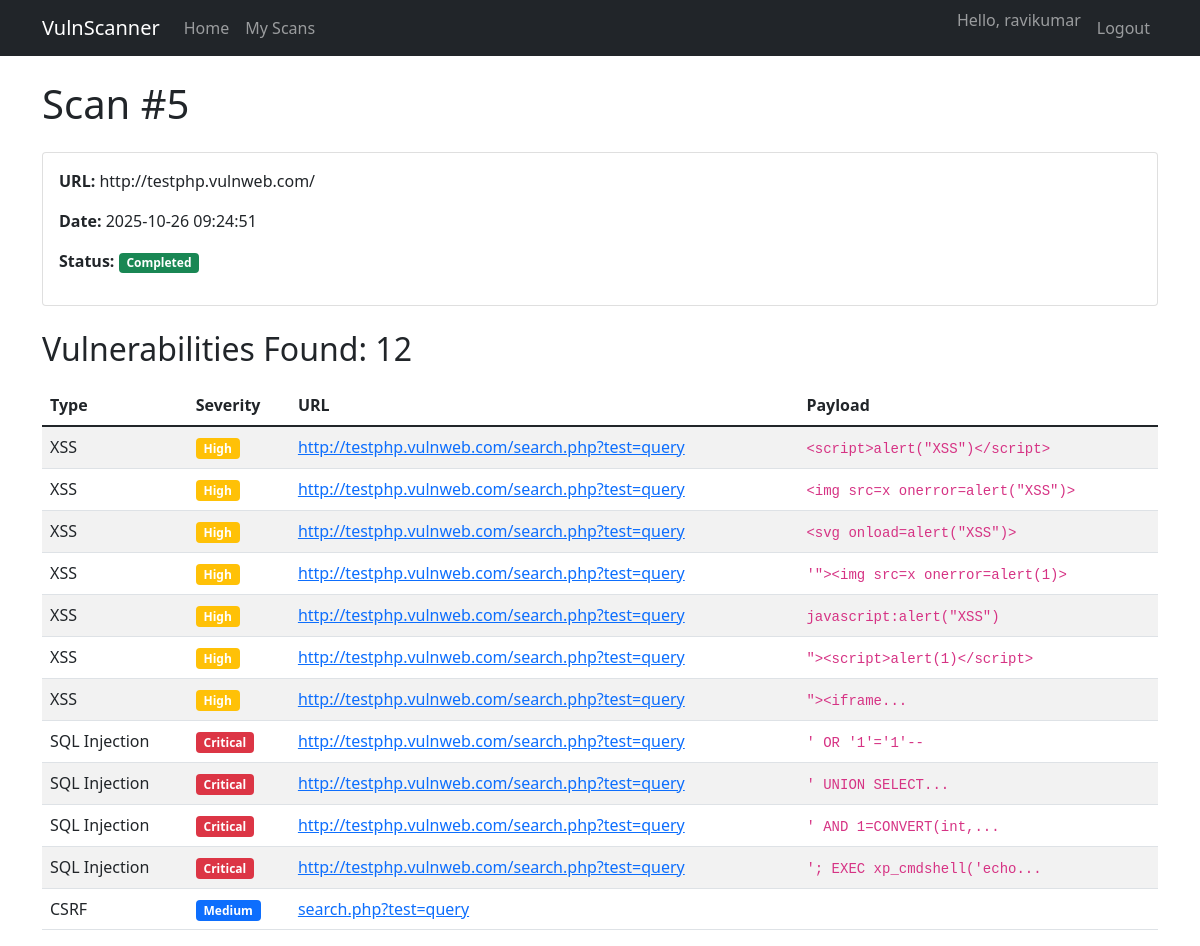
The page /scan/5 (signed in) on the database its author committed.
### app/models.py (models this page shows)
class User(db.Model, UserMixin):
    id = db.Column(db.Integer, primary_key=True)
    username = db.Column(db.String(64), unique=True, nullable=False)
    password = db.Column(db.String(128), nullable=False)
    scans = db.relationship('Scan', backref='user', lazy=True)

class Scan(db.Model):
    id = db.Column(db.Integer, primary_key=True)
    target_url = db.Column(db.String(500), nullable=False)
    date = db.Column(db.DateTime, nullable=False, default=datetime.utcnow)
    user_id = db.Column(db.Integer, db.ForeignKey('user.id'), nullable=False)
    status = db.Column(db.String(20), default='Pending')  # Pending, Running, Completed, Failed
    vulnerabilities = db.relationship('Vulnerability', backref='scan', lazy=True)

class Vulnerability(db.Model):
    id = db.Column(db.Integer, primary_key=True)
    type = db.Column(db.String(50), nullable=False)
    url = db.Column(db.String(500), nullable=False)
    payload = db.Column(db.String(500))
    severity = db.Column(db.String(20), nullable=False)
    scan_id = db.Column(db.Integer, db.ForeignKey('scan.id'), nullable=False)

### app/views.py (the view)
@main.route('/scan/<int:scan_id>')
@login_required
def scan_detail(scan_id):
    scan = Scan.query.get_or_404(scan_id)
    if scan.user_id != current_user.id:
        flash('You do not have permission to view this scan')
        return redirect(url_for('main.scans'))
    return render_template('scan_detail.html', scan=scan)

### app/__init__.py (called while the page is built)
def create_app():
    app = Flask(__name__)
    app.config.from_object(Config)
    db.init_app(app)
    login_manager.init_app(app)
    login_manager.login_view = 'auth.login'  # Redirect to login if not authenticated
    from app.models import User
    @login_manager.user_loader
    def load_user(user_id):
        return User.query.get(int(user_id))  # Returns User object or None
    from .views import main as main_blueprint
    app.register_blueprint(main_blueprint)
    from .auth import auth as auth_blueprint
    app.register_blueprint(auth_blueprint, url_prefix='/auth')
    return app

### app/templates/scan_detail.html (shortened to what this page needs)
{% extends "base.html" %}
{% block content %}
<div class="row">
    <div class="col-12">
        <h1 class="mb-4">Scan #{{ scan.id }}</h1>
        <div class="card mb-4">
            <div class="card-body">
                <p><strong>URL:</strong> {{ scan.target_url }}</p>
                <p><strong>Date:</strong> {{ scan.date.strftime('%Y-%m-%d %H:%M:%S') }}</p>
                <p><strong>Status:</strong>
                    {% if scan.status == 'Completed' %}
                    <span class="badge bg-success">Completed</span>
                    {% elif scan.status == 'Running' %}
                    <span class="badge bg-warning">Running</span>
                    {% elif scan.status.startswith('Failed') %}
                    <span class="badge bg-danger">Failed: {{ scan.status[7:] }}</span>
                    {% else %}
                    <span class="badge bg-secondary">Pending</span>
                    {% endif %}
                </p>
            </div>
        </div>
        {% if scan.vulnerabilities %}
        <h2 class="mb-3">Vulnerabilities Found: {{ scan.vulnerabilities|length }}</h2>
        <div class="table-responsive">
            <table class="table table-striped">
                <thead>
                    <tr>
                        <th>Type</th>
                        <th>Severity</th>
                        <th>URL</th>
                        <th>Payload</th>
                    </tr>
                </thead>
                <tbody>
                    {% for vuln in scan.vulnerabilities %}
                    <tr>
                        <td>{{ vuln.type }}</td>
                        <td>
                            {% if vuln.severity == 'Critical' %}
                            <span class="badge bg-danger">Critical</span>
                            {% elif vuln.severity == 'High' %}
                            <span class="badge bg-warning">High</span>
                            {% elif vuln.severity == 'Medium' %}
                            <span class="badge bg-primary">Medium</span>
                            {% else %}
                            <span class="badge bg-secondary">Low</span>
                            {% endif %}
                        </td>
                        <td><a href="{{ vuln.url }}" target="_blank">{{ vuln.url|truncate(50) }}</a></td>
                        <td><code>{{ (vuln.payload or '')|truncate(30) }}</code></td>
                    </tr>
                    {% endfor %}
                </tbody>
            </table>
        </div>
        {% else %}
        <div class="alert alert-success">
            No vulnerabilities found in this scan.
        </div>
        {% endif %}
    </div>
</div>
{% endblock %}

### app/templates/base.html (shortened to what this page needs)
<!DOCTYPE html>
<html lang="en">
<head>
    <link href="https://cdn.jsdelivr.net/npm/bootstrap@5.1.3/dist/css/bootstrap.min.css" rel="stylesheet">
    <link rel="stylesheet" href="{{ url_for('static', filename='css/style.css') }}">
</head>
<body>
    <nav class="navbar navbar-expand-lg navbar-dark bg-dark">
        <div class="container">
            <a class="navbar-brand" href="/">VulnScanner</a>
            <div class="collapse navbar-collapse" id="navbarNav">
                <ul class="navbar-nav me-auto">
                    <li class="nav-item">
                        <a class="nav-link" href="/">Home</a>
                    </li>
                    <li class="nav-item">
                        <a class="nav-link" href="/scans">My Scans</a>
                    </li>
                </ul>
                <ul class="navbar-nav">
                    {% if current_user.is_authenticated %}
                    <li class="nav-item">
                        <span class="navbar-text me-2">Hello, {{ current_user.username }}</span>
                    </li>
                    <li class="nav-item">
                        <a class="nav-link" href="/logout">Logout</a>
                    </li>
                    {% endif %}
                </ul>
            </div>
        </div>
    </nav>
    <div class="container mt-4">
        {% block content %}{% endblock %}
    </div>
</body>
</html>

### rows shown on the page
User: username "ravikumar"
Scan: id "5", target_url "http://testphp.vulnweb.com/", date "2025-10-26 09:24:51"
Vulnerability: type "XSS", severity "High", url "http://testphp.vulnweb.com/search.php?test=query", payload "<script>alert(\"XSS\")</script>"
Vulnerability: type "XSS", severity "High", url "http://testphp.vulnweb.com/search.php?test=query", payload "<img src=x onerror=alert(\"XSS\")>"
Vulnerability: type "XSS", severity "High", url "http://testphp.vulnweb.com/search.php?test=query", payload "<svg onload=alert(\"XSS\")>"
Vulnerability: type "XSS", severity "High", url "http://testphp.vulnweb.com/search.php?test=query", payload "'\"><img src=x onerror=alert(1)>"
Vulnerability: type "XSS", severity "High", url "http://testphp.vulnweb.com/search.php?test=query", payload "javascript:alert(\"XSS\")"
Vulnerability: type "XSS", severity "High", url "http://testphp.vulnweb.com/search.php?test=query", payload "\"><script>alert(1)</script>"
Vulnerability: type "XSS", severity "High", url "http://testphp.vulnweb.com/search.php?test=query", payload "\"><iframe..."
Vulnerability: type "SQL Injection", severity "Critical", url "http://testphp.vulnweb.com/search.php?test=query", payload "' OR '1'='1'--"
Vulnerability: type "SQL Injection", severity "Critical", url "http://testphp.vulnweb.com/search.php?test=query", payload "' UNION SELECT..."
Vulnerability: type "SQL Injection", severity "Critical", url "http://testphp.vulnweb.com/search.php?test=query", payload "' AND 1=CONVERT(int,..."
Vulnerability: type "SQL Injection", severity "Critical", url "http://testphp.vulnweb.com/search.php?test=query", payload "'; EXEC xp_cmdshell('echo..."
Vulnerability: type "CSRF", severity "Medium", url "search.php?test=query"

### other values the page prints
{{ scan.vulnerabilities|length }} "12"
